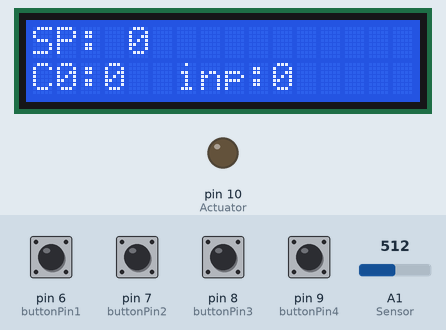
This sketch was run on a simulated Arduino Uno, built with avr-gcc and run on an emulated ATmega328P. Parts: 16×2 character LCD, output pins drawn as LEDs (lit = HIGH). The inputs (shaded band) are chosen by the test bench; at power-on: pin 6 (buttonPin1), pin 7 (buttonPin2), pin 8 (buttonPin3), pin 9 (buttonPin4) HIGH, A1 (Sensor) = 512. What the sketch prints to the serial monitor is not drawn.

Above: at 1.2 s.
1.3 s: pin 6 (buttonPin1) pulled LOW for 0.15 s
At 2.1 s:
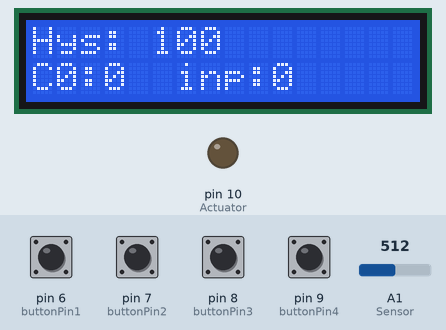
2.9 s: pin 8 (buttonPin3) pulled LOW for 0.15 s
At 3.9 s:
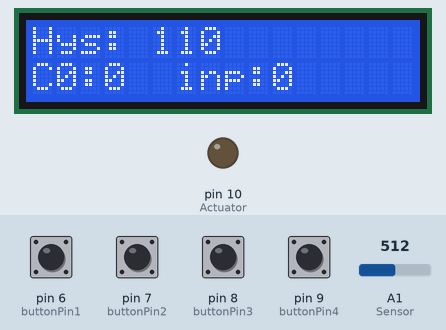
4.5 s: pin 8 (buttonPin3) pulled LOW for 1 s
At 5.7 s:
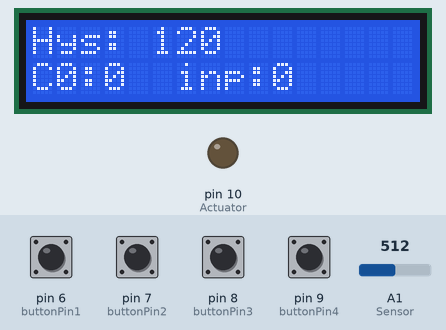
7.0 s: pin 6 (buttonPin1) pulled LOW for 1 s
At 7.9 s:
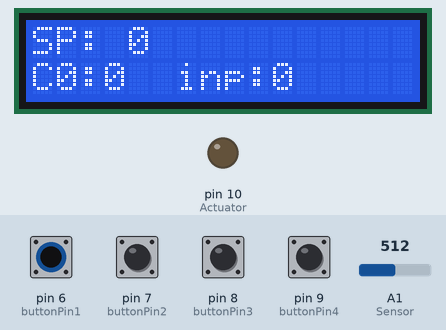
9.5 s: pin 8 (buttonPin3) pulled LOW for 0.15 s
At 10.9 s:
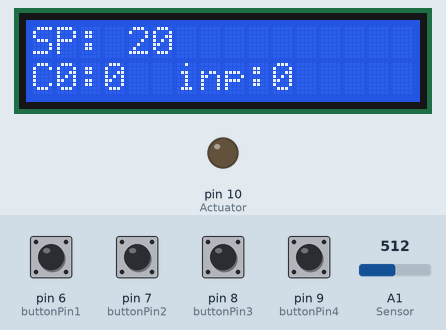
12.6 s: pin 7 (buttonPin2) pulled LOW for 0.15 s
At 13.9 s:
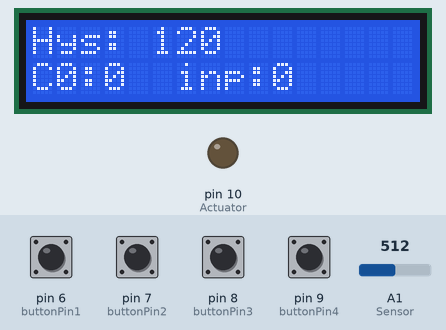
Timing chart, 0 to 15.2 s (numbered marks = the images above; inputs shaded):
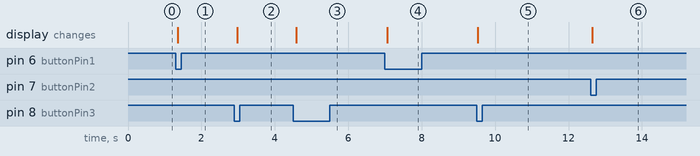

The sketch:

LIA-ON-OFF.ino
```cpp
/*
   On-Off Control

   This code implements On-Off control with hysteresis. The actuator is controlled based on a setpoint and the sensor value.
   If the sensor value is below the setpoint minus the hysteresis, the actuator is turned on fully.
   If the sensor value is above the setpoint plus the hysteresis, the actuator is turned off completely.
   The setpoint and hysteresis values can be adjusted using push buttons.
   The sensor value, control signal, setpoint, hysteresis, and current page are displayed on an LCD.
*/

#include <LiquidCrystal.h>
const int rs = 12, en = 11, d4 = 5, d5 = 4, d6 = 3, d7 = 2;
LiquidCrystal lcd(rs, en, d4, d5, d6, d7);

int Sensor = A1;            // Analog input pin for the sensor
int Actuator = 10;             // Pin for the actuator
int PV = 0;   // Process variable (sensor value)
int InputValue = 0; // Input value from user
int inputpin = A0; // Analog input pin for user input
int C0 = 0; // Control signal
int setpoint = 0; // Setpoint value
int HYS = 100; // Hysteresis value

int Varisp;
int VariHYS;

// Pushbuttons
const int buttonPin1 = 6;
const int buttonPin2 = 7;
const int buttonPin3 = 8;
const int buttonPin4 = 9;

// Button states and debounce variables
bool buttonState1, lastButtonState1, buttonState2, lastButtonState2, buttonState3, lastButtonState3, buttonState4, lastButtonState4 = false;
unsigned long lastButtonPress1, lastButtonPress2, lastButtonPress3, lastButtonPress4 = 0;
const unsigned long debounceDelay = 50;

// LCD page variable
int currentPage = 0;

void setup() {
  pinMode(buttonPin1, INPUT_PULLUP);
  pinMode(buttonPin2, INPUT_PULLUP);
  pinMode(buttonPin3, INPUT_PULLUP);
  pinMode(buttonPin4, INPUT_PULLUP);

  Serial.begin(9600);     // Initializing serial communication.
  pinMode(Actuator, OUTPUT);   // Defining actuator pin as output.
  lcd.begin(16, 2);  // Set up the LCD's number of columns and rows
}

void loop() {
  PV = analogRead(Sensor);

  if (PV <= (setpoint - HYS)) {
    C0 = 255;
  } else if (PV >= (setpoint + HYS)) {
    C0 = 0;
  }
  analogWrite(Actuator, C0);

  // Debounce and button actions
  buttonState1 = digitalRead(buttonPin1);
  buttonState2 = digitalRead(buttonPin2);
  buttonState3 = digitalRead(buttonPin3);
  buttonState4 = digitalRead(buttonPin4);

  Serial.print("SP:");
  Serial.print(setpoint);
  Serial.print("\tPV:");
  Serial.print(PV);
  Serial.print("\tC0 = ");
  Serial.print(C0);
  Serial.print("\tHYS = ");
  Serial.print(HYS);
  Serial.print("\tPage:");
  Serial.println(currentPage);

  if (!buttonState1 && lastButtonState1 && (millis() - lastButtonPress1) > debounceDelay) {
    currentPage--;
    if (currentPage < 0) currentPage = 1;
    lastButtonPress1 = millis();
  }
  lastButtonState1 = buttonState1;

  if (!buttonState2 && lastButtonState2 && (millis() - lastButtonPress2) > debounceDelay) {
    currentPage++;
    if (currentPage > 1) currentPage = 0;
    lastButtonPress2 = millis();
  }
  lastButtonState2 = buttonState2;

  if (!buttonState3 && lastButtonState3 && (millis() - lastButtonPress3) > debounceDelay) {
    if (currentPage == 0) {
      Varisp = setpoint + 20;
      setpoint = Varisp;
    } else if (currentPage == 1) {
      VariHYS = HYS + 10;
      HYS = VariHYS;
    }
    lastButtonPress3 = millis();
  }
  lastButtonState3 = buttonState3;

  if (!buttonState4 && lastButtonState4 && (millis() - lastButtonPress4) > debounceDelay) {
    if (currentPage == 0) {
      Varisp = setpoint - 20;
      setpoint = Varisp;
    } else if (currentPage == 1) {
      VariHYS = HYS - 10;
      HYS = VariHYS;
    }
    lastButtonPress4 = millis();
  }
  lastButtonState4 = buttonState4;

  // Update the LCD display based on currentPage
  lcd.clear();
  switch (currentPage) {
    case 0:
      lcd.setCursor(0, 0);
      lcd.print("SP: ");
      lcd.print(setpoint);
      lcd.print("      ");
      lcd.setCursor(0, 1);
      lcd.print("C0:");
      lcd.print(C0);
      lcd.print("  inp:");
      lcd.print(InputValue);
      lcd.print("      ");
      break;

    case 1:
      lcd.setCursor(0, 0);
      lcd.print("Hys: ");
      lcd.print(HYS);
      lcd.print("      ");
      lcd.setCursor(0, 1);
      lcd.print("C0:");
      lcd.print(C0);
      lcd.print("  inp:");
      lcd.print(InputValue);
      lcd.print("      ");
      break;
  }

  // Delay to avoid screen flicker
  delay(100);
}
```

Measured:
- after the input at 1.3 s, the display: changes after 0.06 s (image 1)
- after the input at 2.9 s, the display: changes after 0.07 s (image 2)
- after the input at 4.5 s, the display: changes after 0.09 s (image 3)
- after the input at 7.0 s, the display: changes after 0.06 s (image 4)
- after the input at 9.5 s, the display: changes at once (image 5)
- after the input at 12.6 s, the display: changes at once (image 6)
